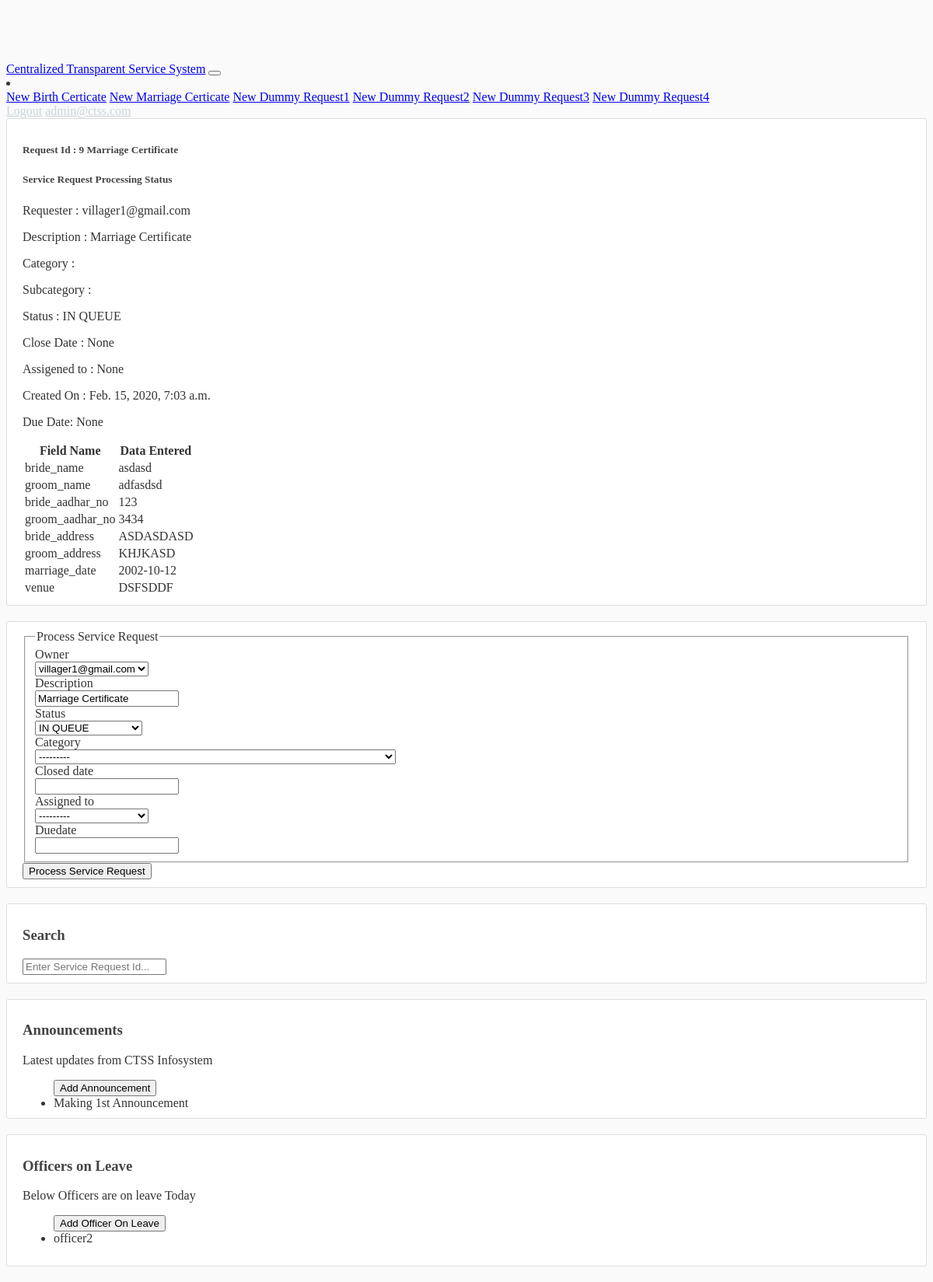
The app's page /ticket/9/ (signed in), older data.
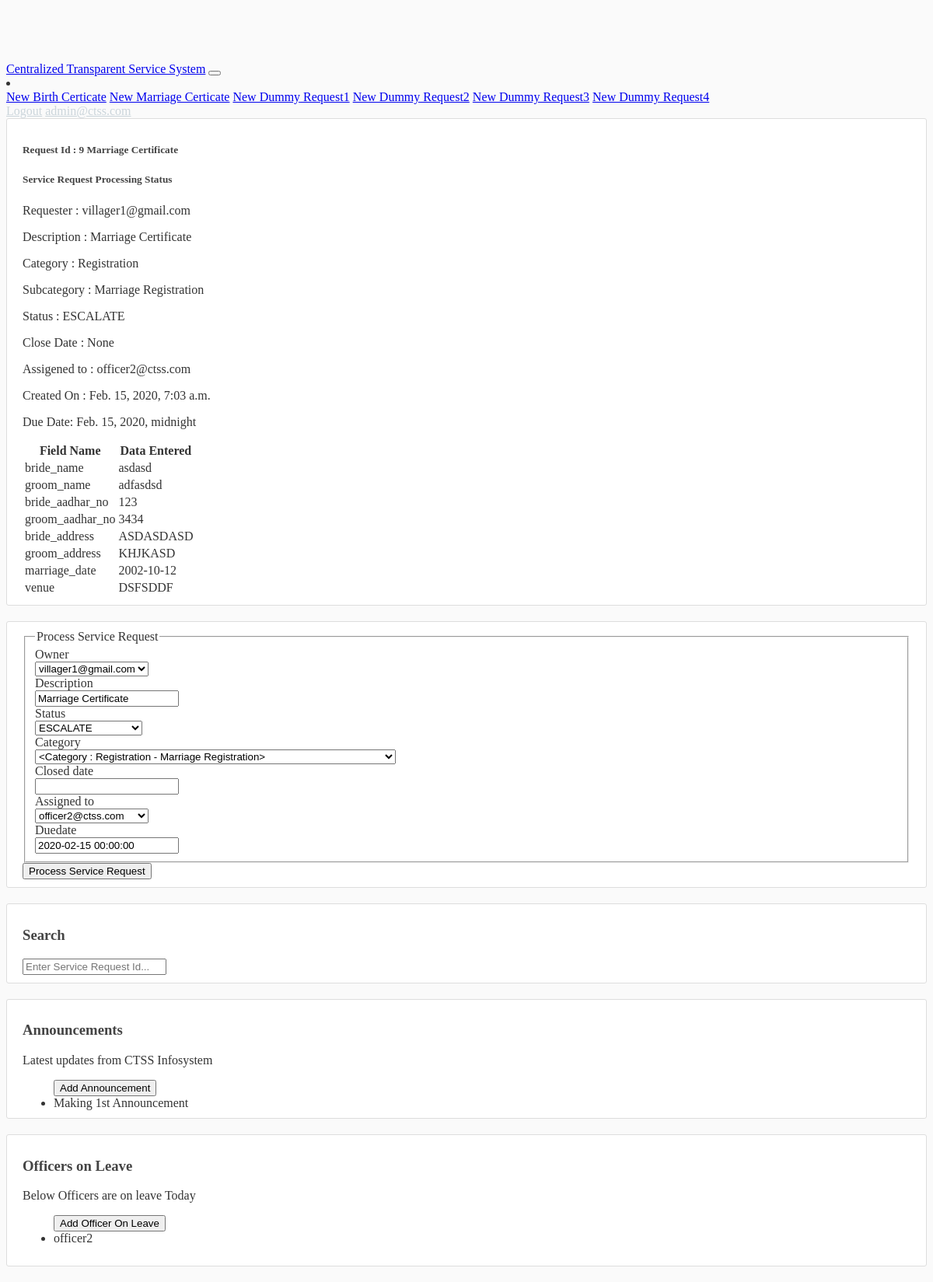
The same page, newer data.
### allusers/models.py (models this page shows, shortened)
class allUser(AbstractBaseUser, PermissionsMixin):
    username = models.CharField(max_length=100, unique=True)
    first_name = models.CharField(max_length=150, blank=True)
    last_name = models.CharField(max_length=150, blank=True)
    email = models.EmailField(max_length=255, unique=True)
    is_staff = models.BooleanField(default=False)
    is_admin = models.BooleanField(default=False)
    is_public = models.BooleanField(default=True)
    is_superuser = models.BooleanField(default=False)
    date_joined = models.DateTimeField(('date joined'), auto_now_add=True)
    manager = models.ForeignKey('self', null=True, related_name="department_head", on_delete=models.DO_NOTHING, blank=True)
    role = models.CharField(max_length=50, choices=ROLES, default='PUBLIC')
    USERNAME_FIELD = 'email'
    REQUIRED_FIELDS = ['username', ]
    objects = UserManager()

class Announcement(models.Model):
    text = models.CharField('announcement', max_length=255)

class LeaveOfficer(models.Model):
    officer_on_leave = models.ForeignKey(allUser, null=True, related_name="officer_leave", on_delete=models.DO_NOTHING, blank=True)
    def __str__(self):
        return f"{self.officer_on_leave.username }"

### ticket/models.py (models this page shows, shortened)
class ServiceRequest(models.Model):
    owner = models.ForeignKey(allUser, related_name='owner', blank=True, null=True, verbose_name='Owner', on_delete=models.DO_NOTHING)
    description = models.CharField('description', blank=True, null=True, max_length=255)
    category = models.ForeignKey(Category, related_name="category", blank=True, null=True, on_delete=models.DO_NOTHING)
    status = models.CharField('Status', choices=STATUS_CHOICES,
                              max_length=255, blank=True, null=True, default="IN QUEUE")
    closed_date = models.DateTimeField(blank=True, null=True)
    assigned_to = models.ForeignKey(allUser, related_name='assigned_to', blank=True,
                                    null=True, verbose_name='Assigned to', on_delete=models.DO_NOTHING)
    created = models.DateTimeField(auto_now_add=True)
    updated = models.DateTimeField(auto_now=True)
    duedate = models.DateTimeField(null=True, blank=True)
    extra = models.TextField('extra', null=True, blank=True)

class Category(models.Model):
    name = models.CharField('category', max_length=255)
    subcategory = models.CharField('subcategory', max_length=255, null=True, blank=True)
    def __str__(self):
        return f"<Category : {self.name} - {self.subcategory}>"

### ticket/views.py (the view, shortened to what this page needs)
# urls.py: path('ticket/<int:num>/', views.ticketinfo, name="showticketinfo"),
def ticketinfo(request, num):
    if request.user.is_authenticated:
        service_request_object = get_object_or_404(ServiceRequest, pk=num)
        setattr(service_request_object, 'data',json.loads(service_request_object.extra))
        context = {
            'service_request': service_request_object,
            'announcements': Announcement.objects.all(),
            'leave_officers': LeaveOfficer.objects.all()
        }
        if request.user.role == 'PUBLIC':
            return render(request, 'ticket/item.html', context=context)
        else:
            form = ServiceReassignForm(request.POST or None, instance=service_request_object)
            if form.is_valid():
                obj = form.save(commit=False)
                obj.save()
                messages.success(request, f'Service Request has been edited')
            context['form'] = form
            return render(request, 'ticket/edit.html', context=context)
    else:
        messages.warning(request, f'You donot have the permission to view the request')
        return render(request, 'ticket/edit.html', context=context)

### ticket/forms.py
class ServiceReassignForm(ModelForm):
    class Meta:
        model = ServiceRequest
        fields = ['owner', 'description', 'status', 'category',
                  'closed_date', 'assigned_to', 'duedate']

### ticket/templates/ticket/edit.html (shortened to what this page needs)
{% extends "base.html" %}
{% load crispy_forms_tags %}
{% block content %}
<div class="content-section">
    <div class="card-header">
        <h5><span class="badge badge-pill badge-warning">Request Id : {{ service_request.id }}</span>
            {{ service_request.description }}</h5>
    </div>
    <div class="card-body">
        <div class="card border-light mb-3">
            <h5>
                <div class="card-header bg-success text-light">Service Request Processing Status</div>
            </h5>
            <div class="card-body">
                <div class="row">
                    <div class="col-sm">
                        <p class="card-text">Requester : {{ service_request.owner }}</p>
                    </div>
                    <div class="col-sm">
                        <p class="card-text">Description : {{ service_request.description }}</p>
                    </div>
                </div>
                <div class="row">
                    <div class="col-sm">
                        <p class="card-text">Category : {{ service_request.category.name }}</p>
                    </div>
                    <div class="col-sm">
                        <p class="card-text">Subcategory : {{ service_request.category.subcategory }}</p>
                    </div>
                </div>
                <div class="row">
                    <div class="col-sm">
                        <p class="card-text">Status : {{ service_request.status }}</p>
                    </div>
                    <div class="col-sm">
                        <p class="card-text">Close Date : {{ service_request.closed_date }}</p>
                    </div>
                </div>
                <div class="row">
                    <div class="col-sm">
                        <p class="card-text">Assigened to : {{ service_request.assigned_to }}</p>
                    </div>
                    <div class="col-sm">
                        <p class="card-text">Created On : {{ service_request.created }}</p>
                    </div>
                </div>
                <div class="row">
                    <div class="col-sm">
                        <p class="card-text">Due Date: {{ service_request.duedate }}</p>
                    </div>
                </div>
            </div>
        </div>
        <table class="table table-striped table-bordered">
            <thead class="table-primary">
                <tr>
                    <th scope="col">Field Name </th>
                    <th scope="col">Data Entered</th>
                </tr>
            </thead>
            <tbody>
                {% for key, value in service_request.data.items %}
                <tr>
                    <td>{{ key }}</td>
                    <td>{{ value }}</td>
                </tr>
                {% endfor %}
            </tbody>
        </table>
    </div>
</div>
<div class="content-section">
    <form method="POST">
        <fieldset class="form-group">
            <legend class="border-bottom mb-4">Process Service Request</legend>
            {{ form|crispy }}
        </fieldset>
        <div class="form-group">
            <button class="btn btn-outline-info" type="submit">Process Service Request</button>
        </div>
    </form>
</div>
{% endblock content %}

### allusers/templates/base.html (shortened to what this page needs)
{% load static %}
<!DOCTYPE html>
<html>
<head>
    <link rel="stylesheet"
        href="https://unpkg.com/bootstrap-material-design@4.1.1/dist/css/bootstrap-material-design.min.css"
>
    <link href="//netdna.bootstrapcdn.com/font-awesome/3.2.1/css/font-awesome.css" rel="stylesheet">
    <link rel="stylesheet" type="text/css" href="{% static 'main.css' %}">
</head>
<body>
    <header class="site-header">
        <nav class="navbar navbar-expand-md navbar-dark bg-primary fixed-top">
            <div class="container">
                <a class="navbar-brand mr-4" href="{% url 'home' %}">Centralized Transparent Service System</a>
                <button class="navbar-toggler" type="button" data-toggle="collapse" data-target="#navbarToggle"
                    aria-controls="navbarToggle" aria-expanded="false" aria-label="Toggle navigation">
                </button>
                <div class="collapse navbar-collapse" id="navbarToggle">
                    <div class="navbar-nav ml-auto">
                        <li class="nav-item dropdown">
                            <div class="dropdown-menu" aria-labelledby="navbarDropdown">
                                <a class="dropdown-item" href="/addbirthcertificate">New Birth Certicate</a>
                                <a class="dropdown-item" href="/addmarriagecertificate">New Marriage Certicate</a>
                                <a class="dropdown-item" href="#">New Dummy Request1</a>
                                <a class="dropdown-item" href="#">New Dummy Request2</a>
                                <a class="dropdown-item" href="#">New Dummy Request3</a>
                                <a class="dropdown-item" href="#">New Dummy Request4</a>
                            </div>
                        </li>
                    </div>
                    <div class="navbar-nav ml-auto">
                        {% if user.is_authenticated %}
                        <a class="nav-item nav-link" href="{% url 'logout' %}">Logout</a>
                        <a class="nav-item nav-link" href="#"> {{ request.user.email }}</a>
                        {% else %}
                        <a class="nav-item nav-link" href="{% url 'login' %}">Login</a>
                        <a class="nav-item nav-link" href="{% url 'register' %}">Register</a>
                        {% endif %}
                    </div>
                </div>
            </div>
        </nav>
    </header>
    <main role="main" class="container">
        <div class="row">
            <div class="col-md-9">
                {% block content %}
                {% endblock %}
            </div>
            <div class="col-md-3">
                {% if user.is_authenticated %}
                <div class="content-section">
                    <h3>Search </h3>
                    <form action="{% url 'search' %}" method="get">
                        <input name="q" type="number" placeholder="Enter Service Request Id...">
                    </form>
                </div>
                {% endif %}
                <div class="content-section">
                    <h3>Announcements</h3>
                    <p class='text-muted'> Latest updates from CTSS Infosystem</p>
                        <ul class="list-group list-group-flush">
                        {% if user.role == 'ADMIN'%}
                                <a href="/newannouncement/"><button type="button" class="btn btn-outline-primary mb-1" >Add Announcement</button></a>
                        {% endif %}
                        {% for announcement in announcements %}
                            <li class="list-group-item list-group-item-info m-1">{{ announcement.text }} </li>
                        {% endfor %}
                        </ul>
                </div>
                <div class="content-section">
                    <h3>Officers on Leave</h3>
                    <p class='text-muted'> Below Officers are on leave Today</p>
                        <ul class="list-group list-group-flush">
                        {% if user.role == 'ADMIN'%}
                            <a href="/newleaveofficer/"><button type="button" class="btn btn-outline-primary mb-1">Add Officer On Leave</button></a>
                        {% endif %}
                        {% for officer in leave_officers %}
                            <li class="list-group-item list-group-item-danger m-1">{{ officer }}</li>
                        {% endfor %}
                        </ul>
                </div>
            </div>
        </div>
    </main>
</body>
</html>

### ticket/static/main.css (style rules this page uses)
body { background: #fafafa; color: #333333; margin-top: 5rem; }
h1, h2, h3, h4, h5, h6 { color: #444444; }
ul { margin: 0; }
.site-header .navbar-nav .nav-link { color: #cbd5db; }
.content-section { background: #ffffff; padding: 10px 20px; border: 1px solid #dddddd; border-radius: 3px; margin-bottom: 20px; }

Row changes from the older to the newer data that the page shows:
changed ServiceRequest "Marriage Certificate": category.name (not shown) → "Registration"; category.subcategory (not shown) → "Marriage Registration"; status "IN QUEUE" → "ESCALATE"; assigned_to "None" → "officer2@ctss.com"; duedate "None" → "Feb. 15, 2020, midnight"; category "---------" → "<Category : Registration - Marriage Registration>"; assigned_to "---------" → "officer2@ctss.com"; duedate (not shown) → "2020-02-15 00:00:00"
